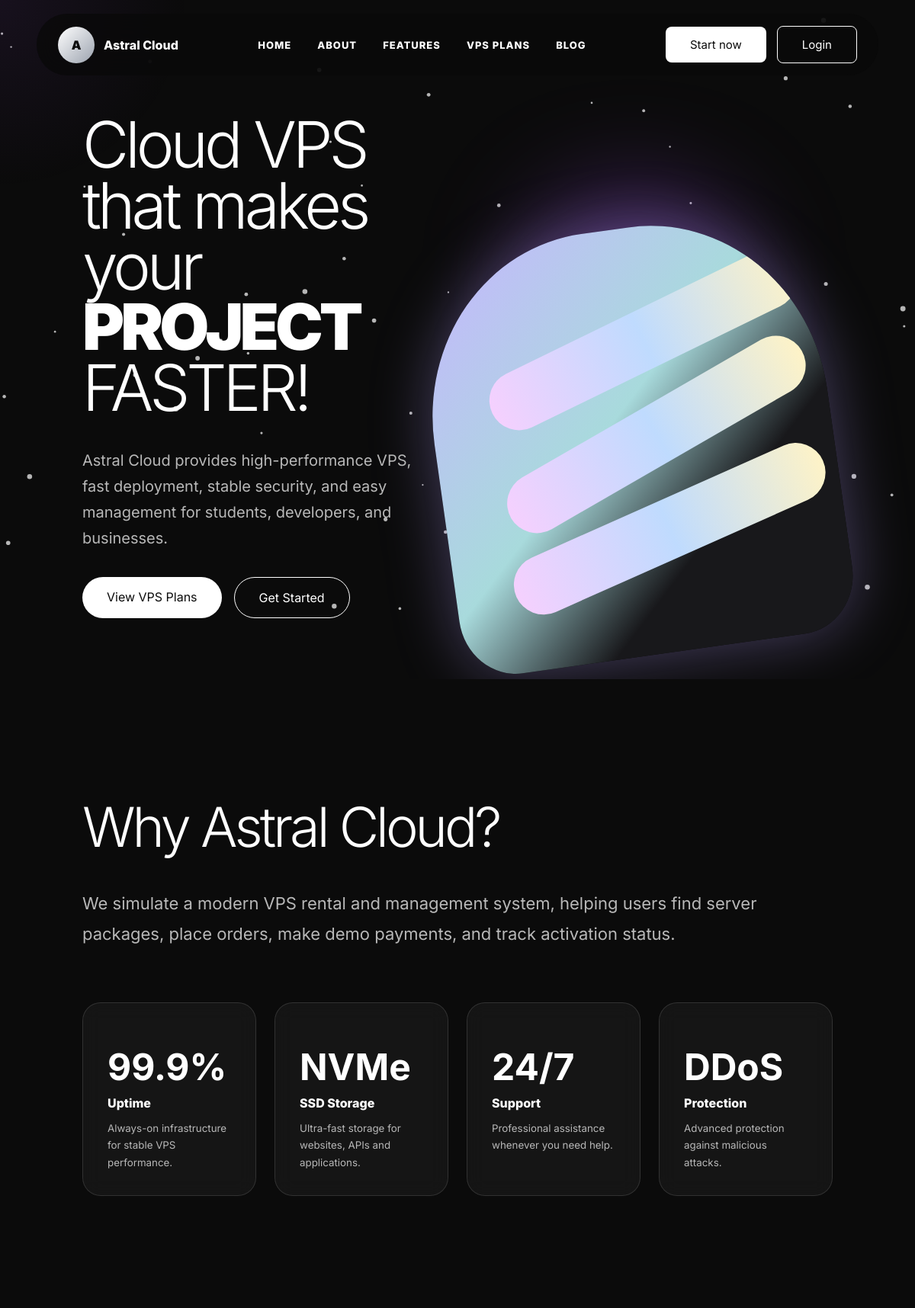
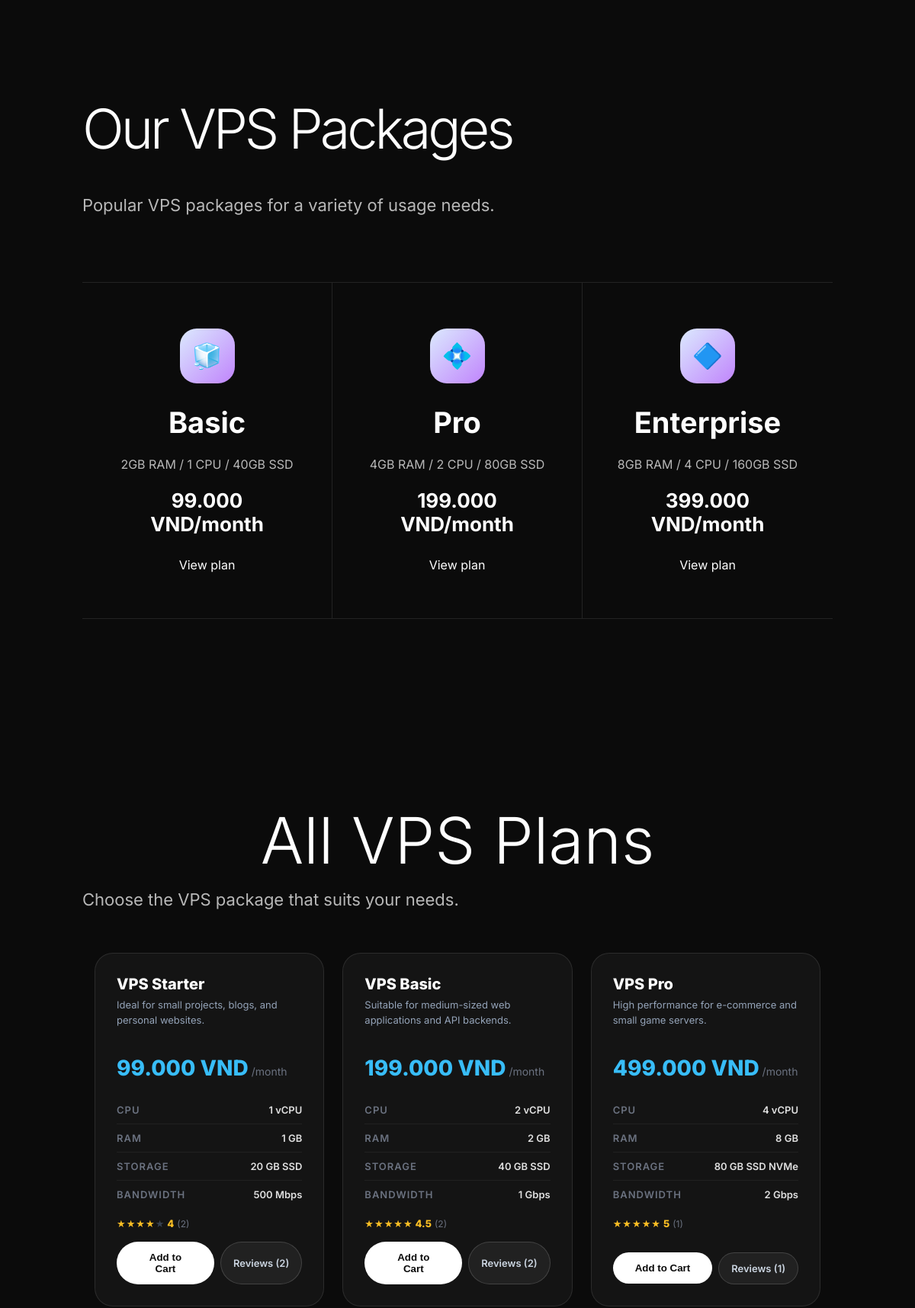
The page / (upper part) on the database its author committed (2 pictures, top to bottom).
### tables this page shows
CREATE TABLE products (
    id            INT UNSIGNED AUTO_INCREMENT PRIMARY KEY,
    name          VARCHAR(150)  NOT NULL,                         
    slug          VARCHAR(200)  NOT NULL UNIQUE,                  
    description   TEXT          DEFAULT NULL,
     
    cpu           VARCHAR(50)   NOT NULL,                         
    ram           VARCHAR(50)   NOT NULL,                         
    storage       VARCHAR(50)   NOT NULL,                         
    bandwidth     VARCHAR(50)   NOT NULL,                         
    os_options    VARCHAR(255)  DEFAULT NULL,                     
     
    price         DECIMAL(15,2) NOT NULL,                         
    stock         INT           NOT NULL DEFAULT 100,             
    image         VARCHAR(255)  DEFAULT 'default_product.png',
     
    is_active     TINYINT(1)    NOT NULL DEFAULT 1,               
    created_by    INT UNSIGNED  DEFAULT NULL,                     
    created_at    TIMESTAMP     NOT NULL DEFAULT CURRENT_TIMESTAMP,
    updated_at    TIMESTAMP     NOT NULL DEFAULT CURRENT_TIMESTAMP ON UPDATE CURRENT_TIMESTAMP,

    FOREIGN KEY (created_by) REFERENCES users(id) ON DELETE SET NULL,
    INDEX idx_is_active (is_active),
    INDEX idx_price (price),
    INDEX idx_slug (slug)
);

### src/index.php (called while the page is built, shortened)
<?php
    function view(string $view, array $data = []): void {
        extract($data);
        require __DIR__ . "/Views/layouts/header.php";
        require __DIR__ . "/Views/{$view}.php";
        require __DIR__ . "/Views/layouts/footer.php";
    }
    $router = new Router();
    $router->get("/",                               [ProductController::class, "index"]);
    $router->get("/api/health",                     [HealthController::class, "index"]);
    $router->get("/login",                          [AuthController::class, "login"]);
    $router->post("/login",                         [AuthController::class, "login"]);
    $router->get("/register",                       [AuthController::class, "register"]);
    $router->post("/register",                      [AuthController::class, "register"]);
    $router->get("/logout",                         [AuthController::class, "logout"]);
    $router->get("/verify",                         [AuthController::class, "verify"]);
    $router->get("/verify-otp",                     [AuthController::class, "showOtpForm"]);
    $router->post("/verify-otp",                    [AuthController::class, "showOtpForm"]);
    $router->get("/forgot-password",                [PasswordResetController::class, "forgot"]);
    $router->post("/forgot-password",               [PasswordResetController::class, "forgot"]);
    $router->get("/reset-password",                 [PasswordResetController::class, "reset"]);
    $router->post("/reset-password",                [PasswordResetController::class, "reset"]);
    $router->get("/mfa-verify",                     [AuthController::class, "mfaVerify"]);
    $router->post("/mfa-verify",                    [AuthController::class, "mfaVerify"]);
    $router->get("/mfa-setup",                      [ProfileController::class, "setupMfa"]);
    $router->post("/mfa-setup",                     [ProfileController::class, "setupMfa"]);
    $router->get("/cart",                           [CartController::class, "index"]);
    $router->post("/cart/add",                      [CartController::class, "add"]);
    $router->post("/cart/remove",                   [CartController::class, "remove"]);
    $router->post("/cart/update",                   [CartController::class, "update"]);
    $router->get("/cart/count",                     [CartController::class, "count"]);
    $router->get("/checkout",                       [CheckoutController::class, "index"]);
    $router->post("/checkout/place-order",          [CheckoutController::class, "placeOrder"]);
    $router->get("/checkout/place-order",           [CheckoutController::class, "placeOrderGet"]);
    $router->get("/checkout/success",               [CheckoutController::class, "success"]);
    $router->post("/checkout/validate-voucher",     [CheckoutController::class, "validateVoucher"]);
    $router->get("/payment/vnpay-return",           [PaymentController::class, "vnpayReturn"]);
    $router->get("/payment/vnpay-ipn",              [PaymentController::class, "vnpayIpn"]);
    $router->get("/orders",                         [OrderController::class, "index"]);
    $router->get("/orders/invoice",                 [OrderController::class, "invoice"]);
    $router->post("/orders/cancel",                 [OrderController::class, "cancel"]);
    $router->post("/service/stop",                  [ServiceController::class, "stop"]);
    $router->post("/service/start",                 [ServiceController::class, "start"]);
    $router->post("/service/restart",               [ServiceController::class, "restart"]);
    $router->post("/service/rebuild",               [ServiceController::class, "rebuild"]);
    $router->get("/inbox",                          [InboxController::class, "index"]);
    $router->post("/inbox/read",                    [InboxController::class, "markRead"]);
    $router->get("/profile",                        [ProfileController::class, "index"]);
    $router->post("/profile/update",                [ProfileController::class, "update"]);
    $router->get("/console",                        [ConsoleController::class, "index"]);
    $router->get("/admin/orders",                   [AdminOrderController::class, "index"]);
    $router->get("/admin/orders/invoice",           [AdminOrderController::class, "invoice"]);
    $router->post("/admin/orders/update",           [AdminOrderController::class, "update"]);
    $router->get("/admin/products",                 [AdminProductController::class, "index"]);
    $router->post("/admin/products/store",          [AdminProductController::class, "store"]);
    $router->post("/admin/products/update",         [AdminProductController::class, "update"]);
    $router->post("/admin/products/toggle",         [AdminProductController::class, "toggle"]);
    $router->get("/admin",                          [AdminDashboardController::class, "index"]);
    $router->get("/admin/dashboard",                [AdminDashboardController::class, "index"]);
    $router->get("/admin/users",                    [AdminUserController::class, "index"]);
    $router->post("/admin/users/toggle-lock",       [AdminUserController::class, "toggleLock"]);
    $router->get("/admin/vouchers",                 [AdminVoucherController::class, "index"]);
    $router->post("/admin/vouchers/store",          [AdminVoucherController::class, "store"]);
    $router->post("/admin/vouchers/toggle",         [AdminVoucherController::class, "toggle"]);
    $router->get("/admin/reviews",                  [AdminReviewController::class, "index"]);
    $router->post("/admin/reviews/toggle",           [AdminReviewController::class, "toggle"]);
    $router->get("/admin/emails",                   [AdminEmailController::class, "index"]);
    $router->post("/admin/emails/send",             [AdminEmailController::class, "send"]);
    $router->get("/admin/audit-logs",              [AdminAuditLogController::class, "index"]);
    $router->post("/review/submit",                [ReviewController::class, "submit"]);
    $router->dispatch($_SERVER["REQUEST_URI"], $_SERVER["REQUEST_METHOD"]);

### src/Controllers/ProductController.php (called while the page is built, shortened)
<?php
class ProductController {
    public function index(): void {
        $vps_plans = Product::getActive();
        $product_reviews = [];
        foreach ($vps_plans as $plan) {
            $product_reviews[$plan['id']] = Review::getByProduct((int) $plan['id']);
        }
        $can_review = [];
        view('products/index', [
            'vps_plans'       => $vps_plans,
            'product_reviews' => $product_reviews,
            'can_review'      => $can_review,
            'css'             => ['products'],
            'title'           => 'Astral Cloud - Virtual Server Solutions',
        ]);
    }
}

### src/Models/Product.php (called while the page is built, shortened)
<?php
class Product {
    public static function getActive(): array {
        $pdo = Database::getConnection();
        $stmt = $pdo->prepare("SELECT * FROM products WHERE is_active = 1 ORDER BY price ASC");
        $stmt->execute();
        return $stmt->fetchAll();
    }
}

### src/Models/Review.php (called while the page is built, shortened)
<?php
class Review {
    public static function getByProduct(int $productId): array {
        $pdo = Database::getConnection();
        $stmt = $pdo->prepare("
            SELECT r.*, u.name AS user_name
            FROM reviews r
            JOIN users u ON r.user_id = u.id
            WHERE r.product_id = ? AND r.is_visible = 1
            ORDER BY r.created_at DESC
        ");
        $stmt->execute([$productId]);
        return $stmt->fetchAll(PDO::FETCH_ASSOC);
    }
}

### src/Views/products/index.php (the view, shortened to what this page needs)
<canvas id="particleCanvas" style="position:fixed;top:0;left:0;width:100%;height:100%;z-index:0;pointer-events:none;"></canvas>
<section class="page-section hero-section">
    <div class="hero-content">
        <div>
            <h1>Cloud VPS that makes your <br><span>PROJECT</span><br>FASTER!</h1>
            <p>Astral Cloud provides high-performance VPS, fast deployment, stable security, and easy management for students, developers, and businesses.</p>
            <div class="hero-buttons">
                <a href="#plans" class="btn-white">View VPS Plans</a>
                <a href="/register" class="btn-outline">Get Started</a>
            </div>
        </div>
    </div>
    <div class="hero-visual">
        <div class="orb orb-one"></div>
        <div class="server-shape">
            <span></span><span></span><span></span>
        </div>
    </div>
</section>
<section id="about" class="page-section about-section">
    <h2>Why Astral Cloud?</h2>
    <p>We simulate a modern VPS rental and management system, helping users find server packages, place orders, make demo payments, and track activation status.</p>
    <div class="stats">
        <div class="stat-card"><span></span><h3>99.9%</h3><p>Uptime</p><small>Always-on infrastructure for stable VPS performance.</small></div>
        <div class="stat-card"><span></span><h3>NVMe</h3><p>SSD Storage</p><small>Ultra-fast storage for websites, APIs and applications.</small></div>
        <div class="stat-card"><span></span><h3>24/7</h3><p>Support</p><small>Professional assistance whenever you need help.</small></div>
        <div class="stat-card"><span></span><h3>DDoS</h3><p>Protection</p><small>Advanced protection against malicious attacks.</small></div>
    </div>
</section>
<section id="features" class="page-section package-section">
    <h2>Our VPS Packages</h2>
    <p>Popular VPS packages for a variety of usage needs.</p>
    <div class="package-grid">
        <div class="package-card">
            <div class="package-icon">🧊</div><h3>Basic</h3>
            <p>2GB RAM / 1 CPU / 40GB SSD</p><strong>99.000 VND/month</strong>
            <a href="#plans">View plan</a>
        </div>
        <div class="package-card">
            <div class="package-icon">💠</div><h3>Pro</h3>
            <p>4GB RAM / 2 CPU / 80GB SSD</p><strong>199.000 VND/month</strong>
            <a href="#plans">View plan</a>
        </div>
        <div class="package-card">
            <div class="package-icon">🔷</div><h3>Enterprise</h3>
            <p>8GB RAM / 4 CPU / 160GB SSD</p><strong>399.000 VND/month</strong>
            <a href="#plans">View plan</a>
        </div>
    </div>
</section>
<section id="plans" class="products-section">
    <h1>All VPS Plans</h1>
    <p>Choose the VPS package that suits your needs.</p>
    <div class="vps-grid">
        <?php foreach ($vps_plans as $plan): ?>
            <?php
                $reviews = $product_reviews[$plan['id']] ?? [];
                $reviewCount = count($reviews);
                $avgRating = $reviewCount > 0 ? round(array_sum(array_column($reviews, 'rating')) / $reviewCount, 1) : 0;
            ?>
            <div class="vps-card" id="plan-<?= $plan['id'] ?>"
                 data-reviews='<?= htmlspecialchars(json_encode($reviews), ENT_QUOTES, 'UTF-8') ?>'
                 data-can-review='<?= htmlspecialchars(json_encode($can_review[$plan['id']] ?? null), ENT_QUOTES, 'UTF-8') ?>'>
                <h2><?= htmlspecialchars($plan['name']) ?></h2>
                <p class="description"><?= htmlspecialchars($plan['description']) ?></p>
                <div class="price"><?= number_format($plan['price'], 0, ',', '.') ?> VND<span>/month</span></div>
                <ul>
                    <li><span class="spec-label">CPU</span><span class="spec-value"><?= htmlspecialchars($plan['cpu']) ?></span></li>
                    <li><span class="spec-label">RAM</span><span class="spec-value"><?= htmlspecialchars($plan['ram']) ?></span></li>
                    <li><span class="spec-label">Storage</span><span class="spec-value"><?= htmlspecialchars($plan['storage']) ?></span></li>
                    <li><span class="spec-label">Bandwidth</span><span class="spec-value"><?= htmlspecialchars($plan['bandwidth']) ?></span></li>
                </ul>
                <div class="review-stars-line">
                    <?php if ($reviewCount > 0): ?>
                        <span class="star-rating-line">
                            <?php for ($i = 1; $i <= 5; $i++): ?>
                                <span class="star <?= $i <= round($avgRating) ? '' : 'empty' ?>">★</span>
                            <?php endfor; ?>
                        </span>
                        <span class="review-avg-line"><?= $avgRating ?></span>
                        <span class="review-count-line">(<?= $reviewCount ?>)</span>
                    <?php else: ?>
                        <span class="review-count-line empty">No reviews</span>
                    <?php endif; ?>
                </div>
                <div class="card-actions" style="margin-top:auto;">
                    <form action="/cart/add" method="POST" class="js-add-cart">
                        <button type="submit" class="plan-btn w-100">Add to Cart</button>
                    </form>
                    <button type="button" class="reviews-btn" data-product="<?= $plan['id'] ?>">
                        <?= $reviewCount > 0 ? 'Reviews (' . $reviewCount . ')' : 'Reviews' ?>
                    </button>
                </div>
            </div>
        <?php endforeach; ?>
    </div>
</section>

### src/css/products.css (style rules this page uses)
.products-section h1 { text-align:center; margin-bottom: 8px; }
.vps-grid { display:grid; grid-template-columns: repeat(auto-fill, minmax(300px, 1fr)); gap: 24px; max-width: 1280px; margin: 32px auto 0; padding: 0 16px; }
.vps-card { background: rgba(255,255,255,0.04); border:1px solid rgba(255,255,255,0.10); border-radius: 24px; padding: 28px; display:flex; flex-direction:column; transition:border-color 0.3s, transform 0.3s, box-shadow 0.3s; }
.vps-card h2 { font-size: 20px; font-weight: 800; margin-bottom: 6px; }
.vps-card .description { font-size: 13px; color: #94a3b8; margin-bottom: 16px; line-height: 1.5; }
.vps-card .price { font-size: 28px; font-weight: 800; color: #38bdf8; margin-bottom: 20px; }
.vps-card .price span { font-size: 14px; font-weight: 400; color: #6b7280; margin-left: 4px; }
.vps-card ul { list-style: none; margin-bottom: 12px; }
.vps-card li { display: flex; justify-content: space-between; padding: 8px 0; border-bottom: 1px solid rgba(255,255,255,0.06); font-size: 13px; }
.vps-card .spec-label { color: #6b7280; }
.vps-card .spec-value { font-weight: 700; color: #e2e8f0; }
.review-stars-line { display: flex; align-items: center; gap: 4px; margin-bottom: 16px; }
.star-rating-line { display: flex; gap: 1px; }
.star-rating-line .star { color: #fbbf24; font-size: 13px; }
.star-rating-line .star.empty { color: #374151; }
.review-avg-line { font-weight: 800; font-size: 13px; color: #fbbf24; }
.review-count-line { font-size: 12px; color: #6b7280; }
.card-actions { display: flex; gap: 8px; }
.card-actions form { flex: 1; }
.reviews-btn { background: rgba(255,255,255,0.06); border: 1px solid rgba(255,255,255,0.15); color: #cbd5e1; padding: 12px 16px; border-radius: 999px; font-size: 13px; font-weight: 600; cursor: pointer; font-family: inherit; transition: all 0.2s; white-space: nowrap; }

### rows shown on the page
products: name "VPS Starter", description "Ideal for small projects, blogs, and personal websites.", price "99.000", cpu "1 vCPU", ram "1 GB", storage "20 GB SSD", bandwidth "500 Mbps", id "4", id "2"
products: name "VPS Basic", description "Suitable for medium-sized web applications and API backends.", price "199.000", cpu "2 vCPU", ram "2 GB", storage "40 GB SSD", bandwidth "1 Gbps", id "4.5", id "2"
products: name "VPS Pro", description "High performance for e-commerce and small game servers.", price "499.000", cpu "4 vCPU", ram "8 GB", storage "80 GB SSD NVMe", bandwidth "2 Gbps", id "5", id "1"
